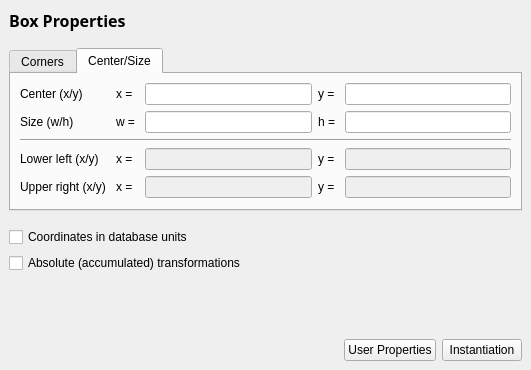
<ui version="4.0" >
 <class>BoxPropertiesPage</class>
 <widget class="QWidget" name="BoxPropertiesPage" >
  <property name="geometry" >
   <rect>
    <x>0</x>
    <y>0</y>
    <width>531</width>
    <height>370</height>
   </rect>
  </property>
  <property name="windowTitle" >
   <string>Form</string>
  </property>
  <layout class="QVBoxLayout" >
   <property name="margin" >
    <number>9</number>
   </property>
   <property name="spacing" >
    <number>6</number>
   </property>
   <item>
    <widget class="QFrame" name="frame" >
     <property name="frameShape" >
      <enum>QFrame::NoFrame</enum>
     </property>
     <property name="frameShadow" >
      <enum>QFrame::Raised</enum>
     </property>
     <layout class="QHBoxLayout" >
      <property name="margin" >
       <number>0</number>
      </property>
      <property name="spacing" >
       <number>6</number>
      </property>
      <item>
       <widget class="QLabel" name="label_12" >
        <property name="font" >
         <font>
          <family>Sans Serif</family>
          <pointsize>12</pointsize>
          <weight>75</weight>
          <italic>false</italic>
          <bold>true</bold>
          <underline>false</underline>
          <strikeout>false</strikeout>
         </font>
        </property>
        <property name="text" >
         <string>Box Properties</string>
        </property>
       </widget>
      </item>
      <item>
       <widget class="QLabel" name="layer_lbl" >
        <property name="sizePolicy" >
         <sizepolicy>
          <hsizetype>7</hsizetype>
          <vsizetype>5</vsizetype>
          <horstretch>0</horstretch>
          <verstretch>0</verstretch>
         </sizepolicy>
        </property>
        <property name="text" >
         <string/>
        </property>
        <property name="alignment" >
         <set>Qt::AlignRight|Qt::AlignTrailing|Qt::AlignVCenter</set>
        </property>
       </widget>
      </item>
     </layout>
    </widget>
   </item>
   <item>
    <spacer>
     <property name="orientation" >
      <enum>Qt::Vertical</enum>
     </property>
     <property name="sizeType" >
      <enum>QSizePolicy::Fixed</enum>
     </property>
     <property name="sizeHint" >
      <size>
       <width>20</width>
       <height>10</height>
      </size>
     </property>
    </spacer>
   </item>
   <item>
    <widget class="QTabWidget" name="mode_tab" >
     <property name="currentIndex" >
      <number>1</number>
     </property>
     <widget class="QWidget" name="tab_4" >
      <attribute name="title" >
       <string>Corners</string>
      </attribute>
      <layout class="QGridLayout" >
       <property name="margin" >
        <number>9</number>
       </property>
       <property name="spacing" >
        <number>6</number>
       </property>
       <item row="1" column="1" >
        <widget class="QLabel" name="label_16" >
         <property name="text" >
          <string>x = </string>
         </property>
        </widget>
       </item>
       <item row="2" column="0" colspan="5" >
        <widget class="Line" name="line_2" >
         <property name="orientation" >
          <enum>Qt::Horizontal</enum>
         </property>
        </widget>
       </item>
       <item row="1" column="4" >
        <widget class="QLineEdit" name="y2_le_1" >
         <property name="sizePolicy" >
          <sizepolicy>
           <hsizetype>7</hsizetype>
           <vsizetype>0</vsizetype>
           <horstretch>1</horstretch>
           <verstretch>0</verstretch>
          </sizepolicy>
         </property>
        </widget>
       </item>
       <item row="0" column="2" >
        <widget class="QLineEdit" name="x1_le_1" >
         <property name="sizePolicy" >
          <sizepolicy>
           <hsizetype>7</hsizetype>
           <vsizetype>0</vsizetype>
           <horstretch>1</horstretch>
           <verstretch>0</verstretch>
          </sizepolicy>
         </property>
        </widget>
       </item>
       <item row="4" column="3" >
        <widget class="QLabel" name="label_13" >
         <property name="text" >
          <string>h = </string>
         </property>
        </widget>
       </item>
       <item row="1" column="2" >
        <widget class="QLineEdit" name="x2_le_1" >
         <property name="sizePolicy" >
          <sizepolicy>
           <hsizetype>7</hsizetype>
           <vsizetype>0</vsizetype>
           <horstretch>1</horstretch>
           <verstretch>0</verstretch>
          </sizepolicy>
         </property>
        </widget>
       </item>
       <item row="4" column="0" >
        <widget class="QLabel" name="label_17" >
         <property name="text" >
          <string>Width/height</string>
         </property>
        </widget>
       </item>
       <item row="0" column="4" >
        <widget class="QLineEdit" name="y1_le_1" >
         <property name="sizePolicy" >
          <sizepolicy>
           <hsizetype>7</hsizetype>
           <vsizetype>0</vsizetype>
           <horstretch>1</horstretch>
           <verstretch>0</verstretch>
          </sizepolicy>
         </property>
        </widget>
       </item>
       <item row="4" column="1" >
        <widget class="QLabel" name="label_18" >
         <property name="text" >
          <string>w = </string>
         </property>
        </widget>
       </item>
       <item row="1" column="0" >
        <widget class="QLabel" name="label_15" >
         <property name="text" >
          <string>Upper right (x/y) </string>
         </property>
        </widget>
       </item>
       <item row="4" column="2" >
        <widget class="QLineEdit" name="w_le_1" >
         <property name="enabled" >
          <bool>false</bool>
         </property>
         <property name="sizePolicy" >
          <sizepolicy>
           <hsizetype>7</hsizetype>
           <vsizetype>0</vsizetype>
           <horstretch>1</horstretch>
           <verstretch>0</verstretch>
          </sizepolicy>
         </property>
         <property name="readOnly" >
          <bool>true</bool>
         </property>
        </widget>
       </item>
       <item row="0" column="0" >
        <widget class="QLabel" name="label_4" >
         <property name="text" >
          <string>Lower left (x/y)</string>
         </property>
        </widget>
       </item>
       <item row="1" column="3" >
        <widget class="QLabel" name="label_11" >
         <property name="text" >
          <string>y = </string>
         </property>
        </widget>
       </item>
       <item row="0" column="1" >
        <widget class="QLabel" name="label_14" >
         <property name="text" >
          <string>x = </string>
         </property>
        </widget>
       </item>
       <item row="4" column="4" >
        <widget class="QLineEdit" name="h_le_1" >
         <property name="enabled" >
          <bool>false</bool>
         </property>
         <property name="sizePolicy" >
          <sizepolicy>
           <hsizetype>7</hsizetype>
           <vsizetype>0</vsizetype>
           <horstretch>1</horstretch>
           <verstretch>0</verstretch>
          </sizepolicy>
         </property>
         <property name="readOnly" >
          <bool>true</bool>
         </property>
        </widget>
       </item>
       <item row="0" column="3" >
        <widget class="QLabel" name="label_19" >
         <property name="text" >
          <string>y = </string>
         </property>
        </widget>
       </item>
       <item row="3" column="0" >
        <widget class="QLabel" name="label_20" >
         <property name="text" >
          <string>Center (x/y)</string>
         </property>
        </widget>
       </item>
       <item row="3" column="1" >
        <widget class="QLabel" name="label_21" >
         <property name="text" >
          <string>x = </string>
         </property>
        </widget>
       </item>
       <item row="3" column="3" >
        <widget class="QLabel" name="label_22" >
         <property name="text" >
          <string>y = </string>
         </property>
        </widget>
       </item>
       <item row="3" column="2" >
        <widget class="QLineEdit" name="cx_le_1" >
         <property name="enabled" >
          <bool>false</bool>
         </property>
         <property name="readOnly" >
          <bool>true</bool>
         </property>
        </widget>
       </item>
       <item row="3" column="4" >
        <widget class="QLineEdit" name="cy_le_1" >
         <property name="enabled" >
          <bool>false</bool>
         </property>
         <property name="readOnly" >
          <bool>true</bool>
         </property>
        </widget>
       </item>
      </layout>
     </widget>
     <widget class="QWidget" name="tab_3" >
      <attribute name="title" >
       <string>Center/Size</string>
      </attribute>
      <layout class="QGridLayout" >
       <property name="margin" >
        <number>9</number>
       </property>
       <property name="spacing" >
        <number>6</number>
       </property>
       <item row="3" column="4" >
        <widget class="QLineEdit" name="y1_le_2" >
         <property name="enabled" >
          <bool>false</bool>
         </property>
         <property name="sizePolicy" >
          <sizepolicy>
           <hsizetype>7</hsizetype>
           <vsizetype>0</vsizetype>
           <horstretch>1</horstretch>
           <verstretch>0</verstretch>
          </sizepolicy>
         </property>
         <property name="readOnly" >
          <bool>true</bool>
         </property>
        </widget>
       </item>
       <item row="0" column="4" >
        <widget class="QLineEdit" name="cy_le_2" >
         <property name="sizePolicy" >
          <sizepolicy>
           <hsizetype>7</hsizetype>
           <vsizetype>0</vsizetype>
           <horstretch>1</horstretch>
           <verstretch>0</verstretch>
          </sizepolicy>
         </property>
        </widget>
       </item>
       <item row="1" column="0" >
        <widget class="QLabel" name="label_2" >
         <property name="text" >
          <string>Size (w/h)</string>
         </property>
        </widget>
       </item>
       <item row="2" column="0" colspan="5" >
        <widget class="Line" name="line" >
         <property name="orientation" >
          <enum>Qt::Horizontal</enum>
         </property>
        </widget>
       </item>
       <item row="0" column="2" >
        <widget class="QLineEdit" name="cx_le_2" >
         <property name="sizePolicy" >
          <sizepolicy>
           <hsizetype>7</hsizetype>
           <vsizetype>0</vsizetype>
           <horstretch>1</horstretch>
           <verstretch>0</verstretch>
          </sizepolicy>
         </property>
        </widget>
       </item>
       <item row="1" column="1" >
        <widget class="QLabel" name="label_6" >
         <property name="text" >
          <string>w = </string>
         </property>
        </widget>
       </item>
       <item row="0" column="0" >
        <widget class="QLabel" name="label" >
         <property name="text" >
          <string>Center (x/y)</string>
         </property>
        </widget>
       </item>
       <item row="1" column="4" >
        <widget class="QLineEdit" name="h_le_2" >
         <property name="sizePolicy" >
          <sizepolicy>
           <hsizetype>7</hsizetype>
           <vsizetype>0</vsizetype>
           <horstretch>1</horstretch>
           <verstretch>0</verstretch>
          </sizepolicy>
         </property>
        </widget>
       </item>
       <item row="3" column="0" >
        <widget class="QLabel" name="label_3" >
         <property name="text" >
          <string>Lower left (x/y)</string>
         </property>
        </widget>
       </item>
       <item row="3" column="3" >
        <widget class="QLabel" name="label_10" >
         <property name="text" >
          <string>y = </string>
         </property>
        </widget>
       </item>
       <item row="0" column="3" >
        <widget class="QLabel" name="label_7" >
         <property name="text" >
          <string>y = </string>
         </property>
        </widget>
       </item>
       <item row="1" column="2" >
        <widget class="QLineEdit" name="w_le_2" >
         <property name="sizePolicy" >
          <sizepolicy>
           <hsizetype>7</hsizetype>
           <vsizetype>0</vsizetype>
           <horstretch>1</horstretch>
           <verstretch>0</verstretch>
          </sizepolicy>
         </property>
        </widget>
       </item>
       <item row="1" column="3" >
        <widget class="QLabel" name="label_8" >
         <property name="text" >
          <string>h = </string>
         </property>
        </widget>
       </item>
       <item row="3" column="2" >
        <widget class="QLineEdit" name="x1_le_2" >
         <property name="enabled" >
          <bool>false</bool>
         </property>
         <property name="sizePolicy" >
          <sizepolicy>
           <hsizetype>7</hsizetype>
           <vsizetype>0</vsizetype>
           <horstretch>1</horstretch>
           <verstretch>0</verstretch>
          </sizepolicy>
         </property>
         <property name="readOnly" >
          <bool>true</bool>
         </property>
        </widget>
       </item>
       <item row="3" column="1" >
        <widget class="QLabel" name="label_9" >
         <property name="text" >
          <string>x = </string>
         </property>
        </widget>
       </item>
       <item row="0" column="1" >
        <widget class="QLabel" name="label_5" >
         <property name="text" >
          <string>x = </string>
         </property>
        </widget>
       </item>
       <item row="4" column="2" >
        <widget class="QLineEdit" name="x2_le_2" >
         <property name="enabled" >
          <bool>false</bool>
         </property>
         <property name="readOnly" >
          <bool>true</bool>
         </property>
        </widget>
       </item>
       <item row="4" column="4" >
        <widget class="QLineEdit" name="y2_le_2" >
         <property name="enabled" >
          <bool>false</bool>
         </property>
         <property name="readOnly" >
          <bool>true</bool>
         </property>
        </widget>
       </item>
       <item row="4" column="0" >
        <widget class="QLabel" name="label_23" >
         <property name="text" >
          <string>Upper right (x/y) </string>
         </property>
        </widget>
       </item>
       <item row="4" column="1" >
        <widget class="QLabel" name="label_24" >
         <property name="text" >
          <string>x = </string>
         </property>
        </widget>
       </item>
       <item row="4" column="3" >
        <widget class="QLabel" name="label_25" >
         <property name="text" >
          <string>y = </string>
         </property>
        </widget>
       </item>
      </layout>
     </widget>
    </widget>
   </item>
   <item>
    <spacer>
     <property name="orientation" >
      <enum>Qt::Vertical</enum>
     </property>
     <property name="sizeType" >
      <enum>QSizePolicy::Fixed</enum>
     </property>
     <property name="sizeHint" >
      <size>
       <width>478</width>
       <height>10</height>
      </size>
     </property>
    </spacer>
   </item>
   <item>
    <widget class="QCheckBox" name="dbu_cb" >
     <property name="text" >
      <string>Coordinates in database units</string>
     </property>
    </widget>
   </item>
   <item>
    <widget class="QCheckBox" name="abs_cb" >
     <property name="text" >
      <string>Absolute (accumulated) transformations</string>
     </property>
    </widget>
   </item>
   <item>
    <spacer>
     <property name="orientation" >
      <enum>Qt::Vertical</enum>
     </property>
     <property name="sizeHint" >
      <size>
       <width>478</width>
       <height>16</height>
      </size>
     </property>
    </spacer>
   </item>
   <item>
    <widget class="QFrame" name="frame" >
     <property name="frameShape" >
      <enum>QFrame::NoFrame</enum>
     </property>
     <property name="frameShadow" >
      <enum>QFrame::Raised</enum>
     </property>
     <layout class="QHBoxLayout" >
      <property name="margin" >
       <number>0</number>
      </property>
      <property name="spacing" >
       <number>6</number>
      </property>
      <item>
       <spacer>
        <property name="orientation" >
         <enum>Qt::Horizontal</enum>
        </property>
        <property name="sizeHint" >
         <size>
          <width>211</width>
          <height>20</height>
         </size>
        </property>
       </spacer>
      </item>
      <item>
       <widget class="QPushButton" name="prop_pb" >
        <property name="text" >
         <string>User Properties</string>
        </property>
       </widget>
      </item>
      <item>
       <widget class="QPushButton" name="inst_pb" >
        <property name="text" >
         <string>Instantiation</string>
        </property>
       </widget>
      </item>
     </layout>
    </widget>
   </item>
  </layout>
 </widget>
 <tabstops>
  <tabstop>mode_tab</tabstop>
  <tabstop>x1_le_1</tabstop>
  <tabstop>y1_le_1</tabstop>
  <tabstop>x2_le_1</tabstop>
  <tabstop>y2_le_1</tabstop>
  <tabstop>cx_le_1</tabstop>
  <tabstop>cy_le_1</tabstop>
  <tabstop>w_le_1</tabstop>
  <tabstop>h_le_1</tabstop>
  <tabstop>cx_le_2</tabstop>
  <tabstop>cy_le_2</tabstop>
  <tabstop>w_le_2</tabstop>
  <tabstop>h_le_2</tabstop>
  <tabstop>x1_le_2</tabstop>
  <tabstop>y1_le_2</tabstop>
  <tabstop>x2_le_2</tabstop>
  <tabstop>y2_le_2</tabstop>
  <tabstop>dbu_cb</tabstop>
  <tabstop>abs_cb</tabstop>
  <tabstop>prop_pb</tabstop>
  <tabstop>inst_pb</tabstop>
 </tabstops>
 <resources/>
 <connections/>
</ui>
